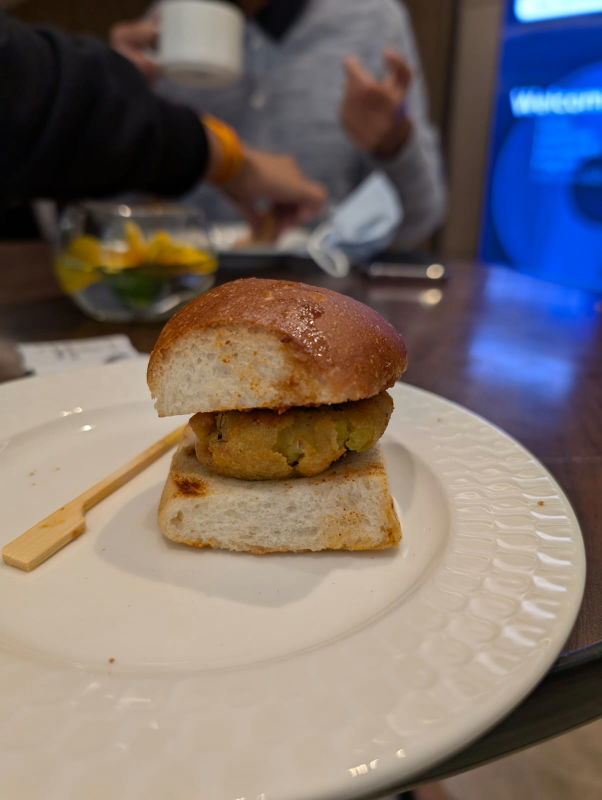
#> input picture stego_image.png, 1204 x 1600 px (shown at 1/2 size); its folder holds only this picture in this run
$ python -i watermark_stretch.py   (imports and definitions only)
#> lines starting #> are read from the running program, lines starting #| are printed output that depends on the picture
### backend/logging_utils.py
import logging
import os
from datetime import datetime
import pytz


class VerbosityLogger:
    """
    A logger class that supports verbosity levels and provides info and error logging capabilities.
    Logs with verbosity level less than or equal to the set level will be logged.
    """

    def __init__(self, verbosity: int = 1):
        self._verbosity = max(1, min(8, verbosity))  # Clamp between 1 and 8
        self._current_verbosity = 1

        # Configure root logger for Django logs
        root_logger = logging.getLogger()
        if root_logger.hasHandlers():
            root_logger.handlers.clear()
        root_logger.setLevel(logging.INFO)

        # Configure our app logger
        self._logger = logging.getLogger("django_app")
        if self._logger.hasHandlers():
            self._logger.handlers.clear()
        self._logger.setLevel(logging.INFO)

        # Create logs directory if it doesn't exist
        log_dir = "logs"
        os.makedirs(log_dir, exist_ok=True)

        # Create formatters with IST timezone
        ist_tz = pytz.timezone("Asia/Kolkata")

        class ISTFormatter(logging.Formatter):
            def formatTime(self, record, datefmt=None):
                dt = datetime.fromtimestamp(record.created, tz=ist_tz)
                return dt.strftime(datefmt or "%Y-%m-%d %H:%M:%S %Z")

        # Custom formatter for Django logs
        class DjangoFormatter(ISTFormatter):
            # [4 lines left out: function format, not called in this run]

        file_formatter = ISTFormatter(
            "%(asctime)s [%(levelname)s] %(message)s", datefmt="%Y-%m-%d %H:%M:%S %Z"
        )
        console_formatter = ISTFormatter("%(asctime)s %(message)s")
        django_formatter = DjangoFormatter(
            "%(asctime)s [%(levelname)s] %(message)s", datefmt="%Y-%m-%d %H:%M:%S %Z"
        )  # Empty format string as Django provides its own format

        # File handler - Change to use server.log
        file_handler = logging.FileHandler(os.path.join(log_dir, "server.log"))
        file_handler.setFormatter(file_formatter)
        self._logger.addHandler(file_handler)

        # Django file handler
        django_file_handler = logging.FileHandler(os.path.join(log_dir, "server.log"))
        django_file_handler.setFormatter(django_formatter)
        root_logger.addHandler(django_file_handler)

        # Console handlers
        console_handler = logging.StreamHandler()
        console_handler.setFormatter(console_formatter)
        self._logger.addHandler(console_handler)

        django_console_handler = logging.StreamHandler()
        django_console_handler.setFormatter(django_formatter)
        root_logger.addHandler(django_console_handler)

        # Prevent propagation to root logger for our app logger
        self._logger.propagate = False

    # [4 lines left out: function V, not called in this run]

    def _should_log(self) -> bool:
        """Check if the current verbosity level should be logged."""
        return self._current_verbosity <= self._verbosity

    def _reset_verbosity(self) -> None:
        """Reset verbosity to default level after logging."""
        self._current_verbosity = 1

    # [15 lines left out: functions info, error, not called in this run]


# Global logger instance
logger = VerbosityLogger()


# [8 lines left out: function set_verbosity, not called in this run]

### base/watermark_stretch.py
# Basic whatsapp image resilience works, image manipulation at least on whats app is not working yet
import numpy as np
import pywt
from PIL import Image
from scipy.fftpack import dct, idct
from pathlib import Path
from backend.logging_utils import logger

import cv2

# Install zbar using sudo apt install libzbar0
# Works only on linux
# Comment out this code if working on mac or windows
# from pyzbar.pyzbar import decode


class WaveletDCTWatermark:
    def __init__(self, base_path=None):
        """Initialize the watermarking system with base path"""
        self.base_path = Path(base_path) if base_path else Path.cwd()
        self.dataset_path = self.base_path / "media" / "dataset"
        self.result_path = self.base_path / "media" / "result"

        # Watermark strength factor
        self.alpha = 0.2

        # Create necessary directories
        self.dataset_path.mkdir(exist_ok=True)
        self.result_path.mkdir(exist_ok=True)

    def convert_image(self, image_path, size, to_grayscale=False):
        """Convert and resize an image from a file path.

        Args:
            image_path (str): Path to the image file to process
            size (int): Target size to resize image to (both width and height)
            to_grayscale (bool, optional): Whether to convert image to grayscale. Defaults to False.

        Returns:
            numpy.ndarray: Processed image as a numpy array with float64 dtype.
                If grayscale=True, returns 2D array of shape (size, size).
                If grayscale=False, returns 3D array of shape (size, size, channels).

        Raises:
            Exception: If there is an error processing the image.
        """
#> called with image_path = '../stego_image.png', size = 2048, to_grayscale = False
        try:
            img = Image.open(image_path).convert("RGBA")  # Convert to RGBA first

            # Handle alpha channel for PNG
            if img.mode == "RGBA":
                # Create white background
                background = Image.new("RGBA", img.size, (255, 255, 255, 255))
#> background: PIL image 1204x1600 RGBA; every value is 255
                # Composite the image onto the background
                img = Image.alpha_composite(background, img)

            # Convert to RGB for processing
            img = img.convert("RGB")
#> img is the input picture: PIL image 1204x1600 RGB; mean R, G, B 121.5, 110.9, 106.4
            img = img.resize((size, size), Image.Resampling.LANCZOS)
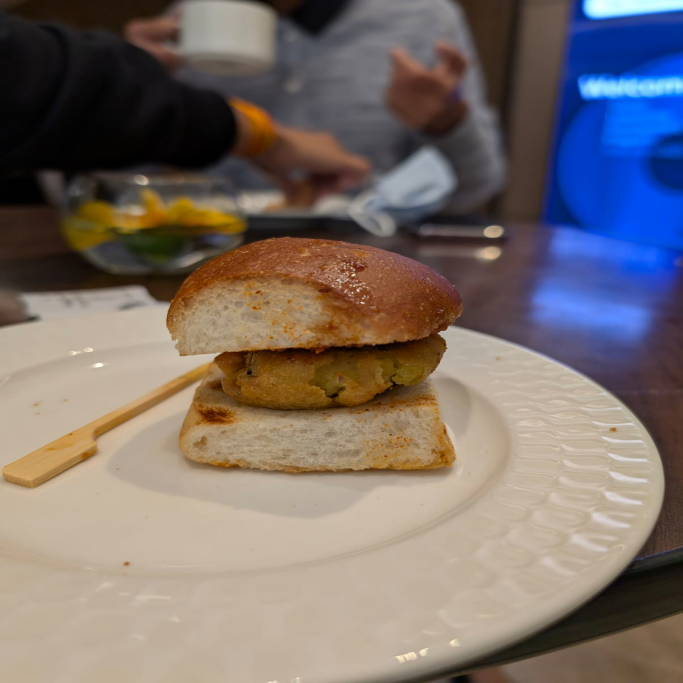
#> img: PIL image 2048x2048 RGB (shown at 1/3 size); mean R, G, B 121.6, 110.9, 106.4

            if to_grayscale:
                img = img.convert("L")
                img = self.enhance_qr_contrast(img)
                image_array = np.array(img.getdata(), dtype=np.float64).reshape(
                    (size, size)
                )
            else:
                image_array = np.array(img, dtype=np.float64)

            # Save processed image
            processed_path = self.dataset_path / Path(image_path).name
            img.save(processed_path)

            return image_array
        except Exception as e:
            logger.error(f"Error processing image {image_path}: {str(e)}")
            raise

    # [60 lines left out: functions fconvert_image, enhance_qr_contrast, not called in this run]

    def otsu_threshold(self, image):
        """Calculate Otsu's threshold"""
        histogram = np.histogram(image, bins=256, range=(0, 256))[0]
        total = histogram.sum()
        current_max = 0
        threshold = 0
        sumT = 0
        weightB = 0
        weightF = 0

        for i in range(256):
            sumT += i * histogram[i]

        for i in range(256):
            weightB += histogram[i]
            if weightB == 0:
                continue
            weightF = total - weightB
            if weightF == 0:
                break

            sumB = 0
            for j in range(i + 1):
                sumB += j * histogram[j]

            meanB = sumB / weightB
            meanF = (sumT - sumB) / weightF

            varBetween = weightB * weightF * (meanB - meanF) ** 2

            if varBetween > current_max:
                current_max = varBetween
                threshold = i

        return threshold

    def process_coefficients(self, image_array, model, level):
        """Process wavelet coefficients for each color channel if RGB"""
#> called with model = 'haar', level = 1
        try:
            if len(image_array.shape) == 3:  # RGB image
                coeffs_by_channel = []
                for channel in range(3):
                    coeffs = pywt.wavedec2(
                        data=image_array[:, :, channel], wavelet=model, level=level
                    )
                    coeffs_by_channel.append(list(coeffs))
#> after the loop, coeffs_by_channel = 3 items
                return coeffs_by_channel
            else:  # Grayscale image
                coeffs = pywt.wavedec2(data=image_array, wavelet=model, level=level)
                return list(coeffs)
        except Exception as e:
            logger.error(f"Error processing coefficients: {str(e)}")
            raise

    def enhance_recovered_watermark(self, watermark):
        """Enhance recovered watermark for better QR code visibility"""
        # Normalize to 0-255 range
        watermark = (
            (watermark - watermark.min()) / (watermark.max() - watermark.min()) * 255
        )

        # Apply threshold to make QR code more distinct
        threshold = self.otsu_threshold(watermark)
        watermark = np.where(watermark > threshold, 255, 0)

        return watermark
        """Apply inverse DCT transform"""
        try:
            size = all_subdct.shape[0]
            all_subidct = np.empty((size, size), dtype=np.float64)
            for i in range(0, size, 8):
                for j in range(0, size, 8):
                    subidct = idct(
                        idct(all_subdct[i : i + 8, j : j + 8].T, norm="ortho").T,
                        norm="ortho",
                    )
                    all_subidct[i : i + 8, j : j + 8] = subidct

            return all_subidct
        except Exception as e:
            logger.info(f"Error applying inverse DCT: {str(e)}")
            raise

    # [123 lines left out: functions save_image, watermark_image, fwatermark_image, not called in this run]

    def recover_watermark(self, image_path, model="haar", level=1):
        """Recover watermark from a watermarked image file.

        This method extracts the embedded watermark from both the green and blue channels
        of a watermarked image file, averages them for better clarity, and saves the
        recovered watermark as a JPEG file.

        Args:
            image_path (str): Path to the watermarked image file
            model (str, optional): Wavelet transform model to use. Defaults to "haar".
            level (int, optional): Level of wavelet decomposition. Defaults to 1.

        Raises:
            Exception: If there is an error during the watermark recovery process.
            The specific error message is printed before re-raising.
        """
        try:
            image_array = self.convert_image(image_path, 2048, to_grayscale=False)
            coeffs_watermarked_image = self.process_coefficients(
                image_array, model, level
            )
#> coeffs_watermarked_image = 3 items

            # Average watermarks from both green and blue channels
            dct_green = self.apply_dct(coeffs_watermarked_image[1][0])
            dct_blue = self.apply_dct(coeffs_watermarked_image[2][0])

            watermark_green = self.get_watermark(dct_green, 128)
            watermark_blue = self.get_watermark(dct_blue, 128)

            # Average the watermarks from both channels
            watermark_array = (watermark_green + watermark_blue) / 2
            watermark_array = np.uint8(watermark_array)

            # Save recovered watermark
            img = Image.fromarray(watermark_array)
            img.save(self.result_path / "recovered_watermark.jpg")
        except Exception as e:
            print(f"Error recovering watermark: {str(e)}")
            raise

    # [203 lines left out: functions frecover_watermark, pad_watermark_to_aspect_ratio, fconvert_image_preserve_ratio, fwatermark_image, not called in this run]

    # The apply_dct and other existing methods need modification to handle non-square images
    def apply_dct(self, image_array):
        """
        Apply DCT transform to image of any shape
        """
        try:
            height, width = image_array.shape
#> height = 1024; width = 1024
            all_subdct = np.empty((height, width), dtype=np.float64)

            # Process in 8x8 blocks
            for i in range(0, height, 8):
                for j in range(0, width, 8):
                    # Handle edge cases where block might be smaller than 8x8
                    h = min(8, height - i)
                    w = min(8, width - j)

                    if h == 8 and w == 8:
                        # Full 8x8 block
                        subpixels = image_array[i : i + 8, j : j + 8]
                        subdct = dct(dct(subpixels.T, norm="ortho").T, norm="ortho")
                        all_subdct[i : i + 8, j : j + 8] = subdct
                    else:
                        # Partial block at edge - pad to 8x8
                        subpixels = np.zeros((8, 8), dtype=np.float64)
                        subpixels[:h, :w] = image_array[i : i + h, j : j + w]
                        subdct = dct(dct(subpixels.T, norm="ortho").T, norm="ortho")
                        all_subdct[i : i + h, j : j + w] = subdct[:h, :w]
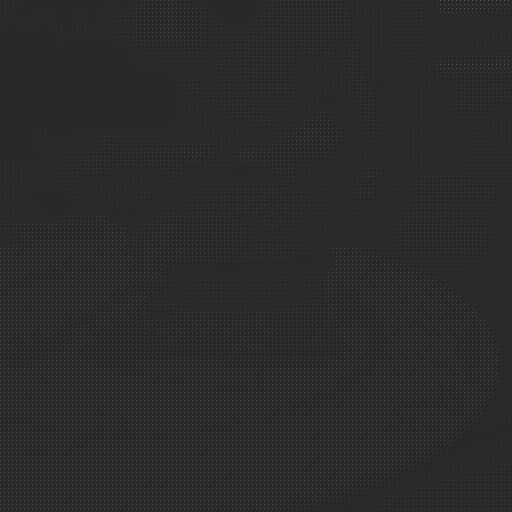
#> all_subdct: shape (1024, 1024) float64 (shown at 1/2 size); min -792.2, max 4065.4, mean 27.7; drawn with min black and max white

            return all_subdct
        except Exception as e:
            print(f"Error applying DCT: {str(e)}")
            raise

    # [76 lines left out: functions inverse_dct, embed_watermark, not called in this run]

    def get_watermark(self, dct_watermarked_coeff, watermark_size):
        """
        Extract watermark from DCT coefficients with averaging.
        Modified to handle non-square watermark extraction.
        """
#> called with watermark_size = 128
        try:
            subwatermarks = []
            height, width = dct_watermarked_coeff.shape
#> height = 1024; width = 1024

            for x in range(0, height, 8):
                for y in range(0, width, 8):
                    # Handle edge cases where block might be smaller than 8x8
                    h = min(8, height - x)
                    w = min(8, width - y)

                    if h >= 7 and w >= 7:  # Only extract if we have enough coefficients
                        coeff_slice = dct_watermarked_coeff[x : x + h, y : y + w]

                        # Average available coefficients
                        count = 0
                        value_sum = 0

                        if h >= 5 and w >= 5:
                            value_sum += coeff_slice[4][4]
                            count += 1
                        if h >= 6 and w >= 6:
                            value_sum += coeff_slice[5][5]
                            count += 1
                        if h >= 7 and w >= 7:
                            value_sum += coeff_slice[6][6]
                            count += 1

                        if count > 0:
                            value = value_sum / (count * self.alpha)
                            subwatermarks.append(value)
#> after the loop, subwatermarks = 16384 values, max 189.4 at index 6593, min -120.6 at index 7108, mean 0.0634

            # Reshape to closest size that can fit all extracted values
            total_values = min(len(subwatermarks), watermark_size * watermark_size)
#> total_values = 16384
            side_length = int(np.sqrt(total_values))
#> side_length = 128

            # If we have enough values to form a square
            if side_length > 0:
                watermark = np.array(
                    subwatermarks[: side_length * side_length]
                ).reshape(side_length, side_length)
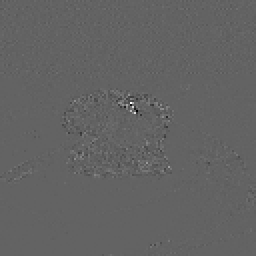
#> watermark: shape (128, 128) float64 (shown 2 times larger); min -120.6, max 189.4, mean 0.1; drawn with min black and max white

                # Enhance recovered watermark
                watermark = self.enhance_recovered_watermark(watermark)
#> in otsu_threshold, `histogram = np.histogram(image, bins=256, range=(0, 256))[0]`: histogram = 256 values, max 5668 at index 99, min 0 at index 1, mean 64
#> in otsu_threshold, `total = histogram.sum()`: total = 16384
#> the loop in otsu_threshold, `for i in range(256):` made 256 passes
#> sumT on passes 1 to 3: 0, 0, 0
#> after the loop in otsu_threshold, `for i in range(256):`: sumT = 1618242
#> the loop in otsu_threshold, `for i in range(256):` made 256 passes
#> (weightB, weightF, meanB, meanF, varBetween, current_max) on passes 1, 21, 32, 36, 41, 52, 53, 56, 57, 59, 62, 63: (1, 16383, 0, 98.78, 159842957.4, 159842957.4), (2, 16382, 10, 98.78, 258245046.7, 258245046.7), (3, 16381, 17, 98.78, 328704035.5, 328704035.5), (4, 16380, 21.5, 98.79, 391384750.2, 391384750.2), (5, 16379, 25.2, 98.79, 443526853.1, 443526853.1), (6, 16378, 29.5, 98.8, 471863397.5, 471863397.5), (7, 16377, 32.71, 98.8, 500633373.2, 500633373.2), (8, 16376, 35.5, 98.8, 524943962.9, 524943962.9), (9, 16375, 37.78, 98.8, 548839116.1, 548839116.1), (10, 16374, 39.8, 98.81, 570088449.3, 570088449.3), (12, 16372, 43.33, 98.81, 604655732.4, 604655732.4), (14, 16370, 46, 98.81, 639274994.1, 639274994.1)
#> (weightB, weightF, meanB, meanF, current_max) on passes 77 to 82: (53, 16331, 64.77, 98.88, 1.01e+09), (58, 16326, 65.83, 98.89, 1.03e+09), (64, 16320, 66.97, 98.89, 1.06e+09), (73, 16311, 68.45, 98.91, 1.1e+09), (80, 16304, 69.46, 98.91, 1.13e+09), (86, 16298, 70.27, 98.92, 1.15e+09)
#> after the loop in otsu_threshold, `for i in range(256):`: current_max = 1.74e+09; threshold = 105; weightB = 16384
#> in enhance_recovered_watermark, `threshold = self.otsu_threshold(watermark)`: threshold = 105
#> in enhance_recovered_watermark, `watermark = np.where(watermark > threshold, 255, 0)`:
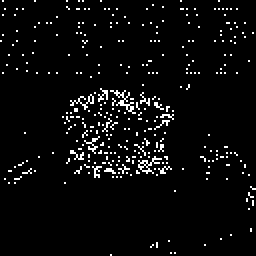
#> watermark: shape (128, 128) int64 (shown 2 times larger); 4.2% white in thin lines or dots
                return watermark
            else:
                # Return empty array if not enough values
                return np.array([])
        except Exception as e:
            print(f"Error extracting watermark: {str(e)}")
            raise


# [34 lines of commented-out code are left out]

>>> result = WaveletDCTWatermark().recover_watermark('../stego_image.png')
#> the loop in otsu_threshold (call 2), `for i in range(256):` made 256 passes
#> the loop in otsu_threshold (call 2), `for i in range(256):` made 256 passes
#> current_max on pass 1: 169896136.6
#> in enhance_recovered_watermark (call 2), `watermark = np.where(watermark > threshold, 255, 0)`:
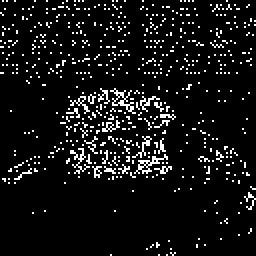
#> watermark: shape (128, 128) int64 (shown 2 times larger); 7.7% white in thin lines or dots
#> in recover_watermark, `watermark_array = (watermark_green + watermark_blue) / 2`:
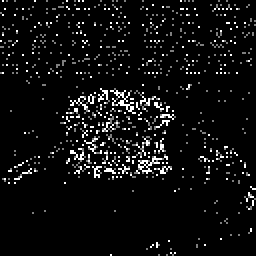
#> watermark_array: shape (128, 128) float64 (shown 2 times larger); min 0, max 255, mean 15.2
